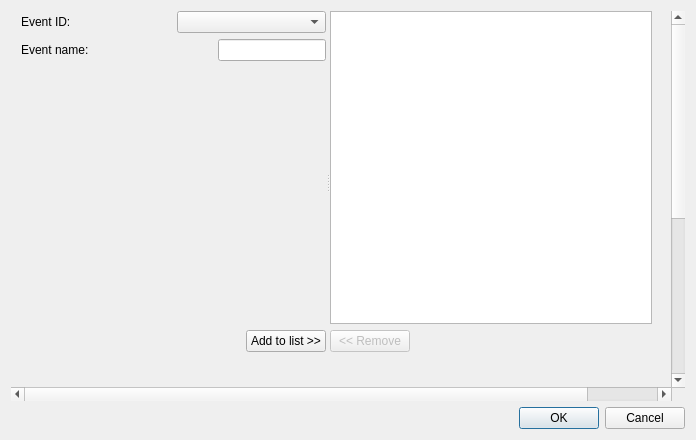
<?xml version="1.0" encoding="UTF-8"?>
<ui version="4.0">
 <class>ParameterDialog</class>
 <widget class="QDialog" name="ParameterDialog">
  <property name="windowModality">
   <enum>Qt::WindowModal</enum>
  </property>
  <property name="geometry">
   <rect>
    <x>0</x>
    <y>0</y>
    <width>696</width>
    <height>440</height>
   </rect>
  </property>
  <property name="windowTitle">
   <string>Give parameters</string>
  </property>
  <layout class="QGridLayout" name="gridLayout">
   <item row="0" column="0">
    <widget class="QScrollArea" name="scrollArea">
     <property name="frameShape">
      <enum>QFrame::NoFrame</enum>
     </property>
     <property name="widgetResizable">
      <bool>true</bool>
     </property>
     <widget class="QWidget" name="scrollAreaWidgetContents">
      <property name="geometry">
       <rect>
        <x>0</x>
        <y>0</y>
        <width>741</width>
        <height>675</height>
       </rect>
      </property>
      <property name="minimumSize">
       <size>
        <width>741</width>
        <height>675</height>
       </size>
      </property>
      <widget class="QSplitter" name="splitter">
       <property name="geometry">
        <rect>
         <x>10</x>
         <y>0</y>
         <width>631</width>
         <height>341</height>
        </rect>
       </property>
       <property name="orientation">
        <enum>Qt::Horizontal</enum>
       </property>
       <widget class="QWidget" name="layoutWidget">
        <layout class="QVBoxLayout" name="verticalLayout_2">
         <item>
          <layout class="QVBoxLayout" name="verticalLayout_3">
           <item>
            <layout class="QHBoxLayout" name="horizontalLayout_7">
             <item>
              <widget class="QLabel" name="labelEventID">
               <property name="text">
                <string>Event ID:</string>
               </property>
              </widget>
             </item>
             <item>
              <widget class="QComboBox" name="comboBoxEventID"/>
             </item>
            </layout>
           </item>
           <item>
            <layout class="QHBoxLayout" name="horizontalLayout_5">
             <item>
              <widget class="QLabel" name="labelName">
               <property name="text">
                <string>Event name:      </string>
               </property>
              </widget>
             </item>
             <item>
              <spacer name="horizontalSpacer">
               <property name="orientation">
                <enum>Qt::Horizontal</enum>
               </property>
               <property name="sizeHint" stdset="0">
                <size>
                 <width>40</width>
                 <height>20</height>
                </size>
               </property>
              </spacer>
             </item>
             <item>
              <widget class="QLineEdit" name="lineEditName"/>
             </item>
            </layout>
           </item>
          </layout>
         </item>
         <item>
          <spacer name="verticalSpacer">
           <property name="orientation">
            <enum>Qt::Vertical</enum>
           </property>
           <property name="sizeHint" stdset="0">
            <size>
             <width>20</width>
             <height>40</height>
            </size>
           </property>
          </spacer>
         </item>
         <item>
          <layout class="QHBoxLayout" name="horizontalLayout_3">
           <item>
            <spacer name="horizontalSpacer_2">
             <property name="orientation">
              <enum>Qt::Horizontal</enum>
             </property>
             <property name="sizeHint" stdset="0">
              <size>
               <width>40</width>
               <height>20</height>
              </size>
             </property>
            </spacer>
           </item>
           <item>
            <widget class="QPushButton" name="pushButtonAdd">
             <property name="text">
              <string>Add to list &gt;&gt;</string>
             </property>
            </widget>
           </item>
          </layout>
         </item>
        </layout>
       </widget>
       <widget class="QWidget" name="layoutWidget">
        <layout class="QVBoxLayout" name="verticalLayout_4">
         <item>
          <widget class="QListWidget" name="listWidgetEvents"/>
         </item>
         <item>
          <layout class="QHBoxLayout" name="horizontalLayout_8">
           <item>
            <widget class="QPushButton" name="pushButtonRemove">
             <property name="enabled">
              <bool>false</bool>
             </property>
             <property name="text">
              <string>&lt;&lt; Remove</string>
             </property>
            </widget>
           </item>
           <item>
            <spacer name="horizontalSpacer_3">
             <property name="orientation">
              <enum>Qt::Horizontal</enum>
             </property>
             <property name="sizeHint" stdset="0">
              <size>
               <width>40</width>
               <height>20</height>
              </size>
             </property>
            </spacer>
           </item>
          </layout>
         </item>
        </layout>
       </widget>
      </widget>
     </widget>
    </widget>
   </item>
   <item row="1" column="0">
    <widget class="QDialogButtonBox" name="cancelOkButtonBox">
     <property name="enabled">
      <bool>true</bool>
     </property>
     <property name="orientation">
      <enum>Qt::Horizontal</enum>
     </property>
     <property name="standardButtons">
      <set>QDialogButtonBox::Cancel|QDialogButtonBox::Ok</set>
     </property>
    </widget>
   </item>
  </layout>
 </widget>
 <resources/>
 <connections>
  <connection>
   <sender>cancelOkButtonBox</sender>
   <signal>accepted()</signal>
   <receiver>ParameterDialog</receiver>
   <slot>accept()</slot>
   <hints>
    <hint type="sourcelabel">
     <x>655</x>
     <y>300</y>
    </hint>
    <hint type="destinationlabel">
     <x>157</x>
     <y>274</y>
    </hint>
   </hints>
  </connection>
  <connection>
   <sender>cancelOkButtonBox</sender>
   <signal>rejected()</signal>
   <receiver>ParameterDialog</receiver>
   <slot>reject()</slot>
   <hints>
    <hint type="sourcelabel">
     <x>655</x>
     <y>300</y>
    </hint>
    <hint type="destinationlabel">
     <x>286</x>
     <y>274</y>
    </hint>
   </hints>
  </connection>
 </connections>
 <slots>
  <slot>openFileChooserDialog()</slot>
 </slots>
</ui>
